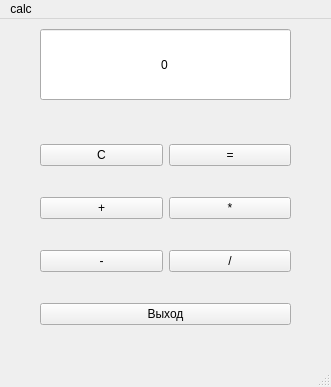
<?xml version="1.0" encoding="UTF-8"?>
<ui version="4.0">
 <class>MainWindow</class>
 <widget class="QMainWindow" name="MainWindow">
  <property name="geometry">
   <rect>
    <x>0</x>
    <y>0</y>
    <width>331</width>
    <height>387</height>
   </rect>
  </property>
  <property name="windowTitle">
   <string>Калькулятор</string>
  </property>
  <widget class="QWidget" name="centralwidget">
   <widget class="QLineEdit" name="lineEdit">
    <property name="geometry">
     <rect>
      <x>40</x>
      <y>10</y>
      <width>251</width>
      <height>71</height>
     </rect>
    </property>
    <property name="text">
     <string>0</string>
    </property>
    <property name="alignment">
     <set>Qt::AlignCenter</set>
    </property>
   </widget>
   <widget class="QWidget" name="">
    <property name="geometry">
     <rect>
      <x>40</x>
      <y>100</y>
      <width>251</width>
      <height>231</height>
     </rect>
    </property>
    <layout class="QVBoxLayout" name="verticalLayout">
     <item>
      <layout class="QHBoxLayout" name="horizontalLayout">
       <item>
        <widget class="QPushButton" name="pushButton_C">
         <property name="text">
          <string>C</string>
         </property>
        </widget>
       </item>
       <item>
        <widget class="QPushButton" name="pushButton_eq">
         <property name="text">
          <string>=</string>
         </property>
        </widget>
       </item>
      </layout>
     </item>
     <item>
      <layout class="QHBoxLayout" name="horizontalLayout_2">
       <item>
        <widget class="QPushButton" name="pushButton_plus">
         <property name="text">
          <string>+</string>
         </property>
        </widget>
       </item>
       <item>
        <widget class="QPushButton" name="pushButton_mul">
         <property name="text">
          <string>*</string>
         </property>
        </widget>
       </item>
      </layout>
     </item>
     <item>
      <layout class="QHBoxLayout" name="horizontalLayout_3">
       <item>
        <widget class="QPushButton" name="pushButton_minus">
         <property name="text">
          <string>-</string>
         </property>
        </widget>
       </item>
       <item>
        <widget class="QPushButton" name="pushButton_div">
         <property name="text">
          <string>/</string>
         </property>
        </widget>
       </item>
      </layout>
     </item>
     <item>
      <widget class="QPushButton" name="pushButton_exit">
       <property name="text">
        <string>Выход</string>
       </property>
      </widget>
     </item>
    </layout>
   </widget>
  </widget>
  <widget class="QMenuBar" name="menubar">
   <property name="geometry">
    <rect>
     <x>0</x>
     <y>0</y>
     <width>331</width>
     <height>23</height>
    </rect>
   </property>
   <widget class="QMenu" name="menucalc">
    <property name="title">
     <string>calc</string>
    </property>
   </widget>
   <addaction name="menucalc"/>
  </widget>
  <widget class="QStatusBar" name="statusbar"/>
 </widget>
 <resources/>
 <connections/>
</ui>
